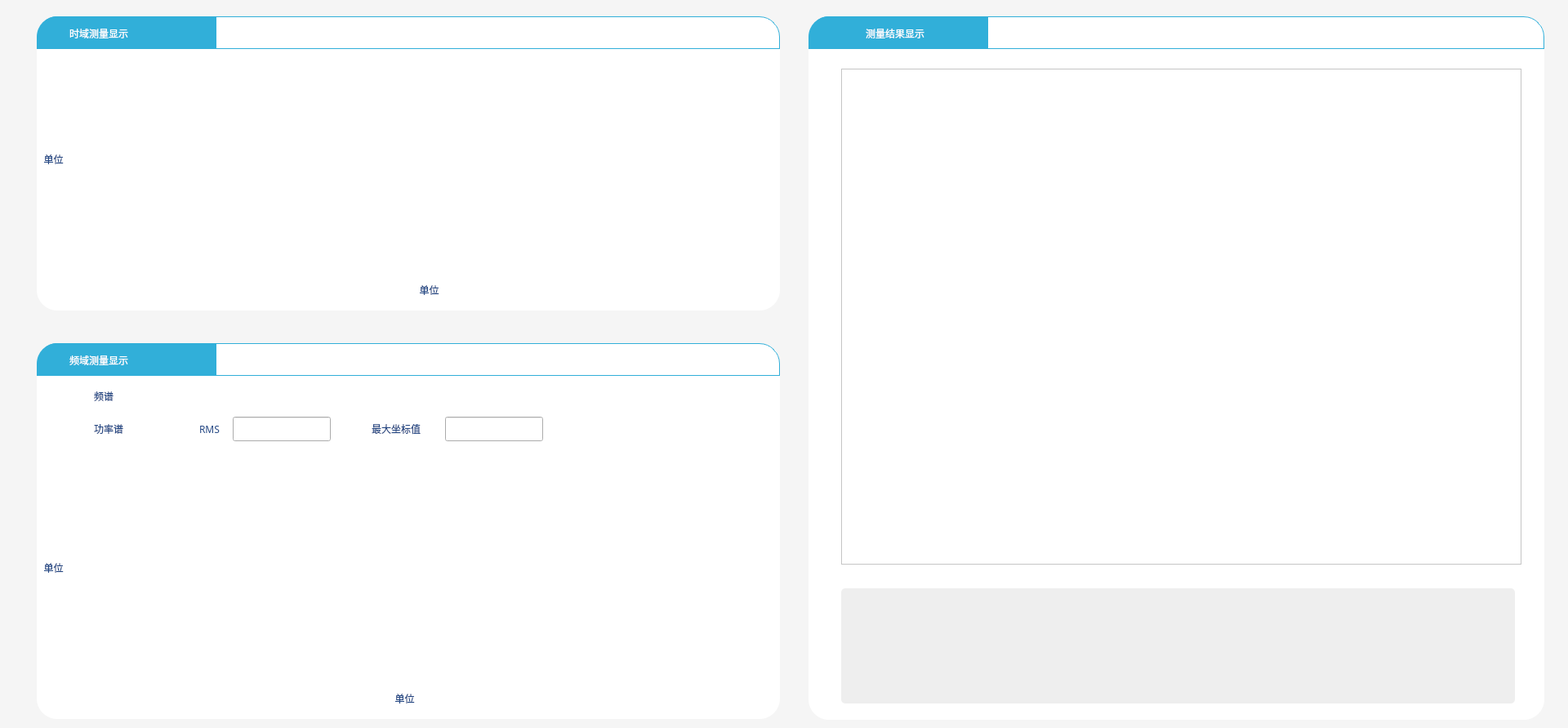
   <widget class="QStackedWidget" name="sw">
    <property name="geometry">
     <rect>
      <x>0</x>
      <y>189</y>
      <width>1920</width>
      <height>891</height>
     </rect>
    </property>
    <property name="styleSheet">
     <string notr="true">


#sw{
background-color: rgb(245,245,245);
background:transparent;
border-width:0;
border-style:outset;

}

</string>
    </property>
    <property name="currentIndex">
     <number>0</number>
    </property>
    <widget class="QWidget" name="page">
     <property name="styleSheet">
      <string notr="true">#page{
background-color: rgb(245,245,245);

border-width:0;
border-style:outset;

}</string>
     </property>
     <widget class="QWidget" name="widget" native="true">
      <property name="geometry">
       <rect>
        <x>45</x>
        <y>20</y>
        <width>910</width>
        <height>371</height>
       </rect>
      </property>
      <property name="styleSheet">
       <string notr="true">QWidget#widget{
background-color:white;
background:transparent;
border-width:0;
border-style:outset;

}

</string>
      </property>
      <widget class="QWidget" name="widget_2" native="true">
       <property name="geometry">
        <rect>
         <x>0</x>
         <y>0</y>
         <width>910</width>
         <height>40</height>
        </rect>
       </property>
       <property name="styleSheet">
        <string notr="true">#widget_2{
border-bottom:1px solid rgb(49, 175, 217);
border-top:1px solid rgb(49, 175, 217);
border-right:1px solid rgb(49, 175, 217);
background:transparent;
border-top-left-radius:25px;
border-top-right-radius:25px;
background-color:white;
}
</string>
       </property>
       <widget class="QWidget" name="widget_9" native="true">
        <property name="geometry">
         <rect>
          <x>0</x>
          <y>0</y>
          <width>220</width>
          <height>50</height>
         </rect>
        </property>
        <property name="styleSheet">
         <string notr="true">#widget_9{
border-top-left-radius:25px;
background:transparent;
border-width:0;
border-style:outset;
background-color:rgb(49, 175, 217);
}</string>
        </property>
        <widget class="QLabel" name="label">
         <property name="geometry">
          <rect>
           <x>40</x>
           <y>10</y>
           <width>130</width>
           <height>21</height>
          </rect>
         </property>
         <property name="font">
          <font>
           <family>微软雅黑</family>
           <pointsize>9</pointsize>
           <weight>50</weight>
           <italic>false</italic>
           <bold>false</bold>
          </font>
         </property>
         <property name="styleSheet">
          <string notr="true">color:rgb(255,255,255);</string>
         </property>
         <property name="text">
          <string>时域测量显示</string>
         </property>
        </widget>
       </widget>
      </widget>
      <widget class="QWidget" name="plot2" native="true">
       <property name="geometry">
        <rect>
         <x>0</x>
         <y>40</y>
         <width>910</width>
         <height>320</height>
        </rect>
       </property>
       <property name="styleSheet">
        <string notr="true">background:transparent;
border-width:0;
border-style:outset;
background-color:white;
border-bottom-left-radius:25px;
border-bottom-right-radius:25px;</string>
       </property>
       <widget class="MyPlot" name="widget_time" native="true">
        <property name="geometry">
         <rect>
          <x>40</x>
          <y>0</y>
          <width>871</width>
          <height>271</height>
         </rect>
        </property>
        <property name="styleSheet">
         <string notr="true">background:transparent;
border-width:0;
border-style:outset;
background-color:white;
border-bottom-left-radius:25px;
border-bottom-right-radius:25px;</string>
        </property>
       </widget>
       <widget class="QLabel" name="lab_time_x">
        <property name="geometry">
         <rect>
          <x>430</x>
          <y>280</y>
          <width>101</width>
          <height>30</height>
         </rect>
        </property>
        <property name="font">
         <font>
          <family>微软雅黑</family>
          <pointsize>9</pointsize>
         </font>
        </property>
        <property name="styleSheet">
         <string notr="true">color:rgb(37,72,132);
background-color: rgba(255, 255, 255, 0);
border-image: none;

</string>
        </property>
        <property name="text">
         <string>单位</string>
        </property>
        <property name="alignment">
         <set>Qt::AlignCenter</set>
        </property>
       </widget>
       <widget class="QLabel" name="lab_time_y">
        <property name="geometry">
         <rect>
          <x>-20</x>
          <y>120</y>
          <width>81</width>
          <height>30</height>
         </rect>
        </property>
        <property name="font">
         <font>
          <family>微软雅黑</family>
          <pointsize>9</pointsize>
         </font>
        </property>
        <property name="styleSheet">
         <string notr="true">color:rgb(37,72,132);
background-color: rgba(255, 255, 255, 0);
border-image: none;
</string>
        </property>
        <property name="text">
         <string>单位</string>
        </property>
        <property name="alignment">
         <set>Qt::AlignCenter</set>
        </property>
       </widget>
      </widget>
     </widget>
     <widget class="QWidget" name="widget_3" native="true">
      <property name="geometry">
       <rect>
        <x>45</x>
        <y>410</y>
        <width>910</width>
        <height>480</height>
       </rect>
      </property>
      <widget class="QWidget" name="widget_4" native="true">
       <property name="geometry">
        <rect>
         <x>0</x>
         <y>10</y>
         <width>910</width>
         <height>41</height>
        </rect>
       </property>
       <widget class="QWidget" name="widget_10" native="true">
        <property name="geometry">
         <rect>
          <x>0</x>
          <y>0</y>
          <width>910</width>
          <height>40</height>
         </rect>
        </property>
        <property name="styleSheet">
         <string notr="true">#widget_10{
border-top-left-radius:25px;
border-top-right-radius:25px;
background:transparent;
border-bottom:1px solid rgb(49, 175, 217);
border-top:1px solid rgb(49, 175, 217);
border-right:1px solid rgb(49, 175, 217);
background-color:white;
}</string>
        </property>
        <widget class="QWidget" name="widget_11" native="true">
         <property name="geometry">
          <rect>
           <x>0</x>
           <y>0</y>
           <width>220</width>
           <height>50</height>
          </rect>
         </property>
         <property name="styleSheet">
          <string notr="true">#widget_11{
border-top-left-radius:25px;
background:transparent;
border-width:0;
border-style:outset;
background-color:rgb(49, 175, 217);
}</string>
         </property>
         <widget class="QLabel" name="label_2">
          <property name="geometry">
           <rect>
            <x>40</x>
            <y>10</y>
            <width>130</width>
            <height>21</height>
           </rect>
          </property>
          <property name="font">
           <font>
            <family>微软雅黑</family>
            <pointsize>9</pointsize>
            <weight>50</weight>
            <italic>false</italic>
            <bold>false</bold>
           </font>
          </property>
          <property name="styleSheet">
           <string notr="true">color:rgb(255,255,255);</string>
          </property>
          <property name="text">
           <string>频域测量显示</string>
          </property>
         </widget>
        </widget>
       </widget>
      </widget>
      <widget class="QWidget" name="plot" native="true">
       <property name="geometry">
        <rect>
         <x>0</x>
         <y>150</y>
         <width>910</width>
         <height>320</height>
        </rect>
       </property>
       <property name="styleSheet">
        <string notr="true">background:transparent;
border-width:0;
border-style:outset;
background-color:white;
border-bottom-left-radius:25px;
border-bottom-right-radius:25px;</string>
       </property>
       <widget class="MyPlot" name="widget_frquency" native="true">
        <property name="geometry">
         <rect>
          <x>50</x>
          <y>0</y>
          <width>861</width>
          <height>281</height>
         </rect>
        </property>
        <property name="styleSheet">
         <string notr="true">background:transparent;
border-width:0;
border-style:outset;
background-color:white;
border-bottom-left-radius:25px;
border-bottom-right-radius:25px;</string>
        </property>
       </widget>
       <widget class="QLabel" name="lab_fr_x">
        <property name="geometry">
         <rect>
          <x>400</x>
          <y>280</y>
          <width>101</width>
          <height>30</height>
         </rect>
        </property>
        <property name="font">
         <font>
          <family>微软雅黑</family>
          <pointsize>9</pointsize>
         </font>
        </property>
        <property name="styleSheet">
         <string notr="true">color:rgb(37,72,132);
background-color: rgba(255, 255, 255, 0);
border-image: none;

</string>
        </property>
        <property name="text">
         <string>单位</string>
        </property>
        <property name="alignment">
         <set>Qt::AlignCenter</set>
        </property>
       </widget>
       <widget class="QLabel" name="lab_fr_y">
        <property name="geometry">
         <rect>
          <x>-30</x>
          <y>120</y>
          <width>101</width>
          <height>30</height>
         </rect>
        </property>
        <property name="font">
         <font>
          <family>微软雅黑</family>
          <pointsize>9</pointsize>
         </font>
        </property>
        <property name="styleSheet">
         <string notr="true">color:rgb(37,72,132);
background-color: rgba(255, 255, 255, 0);
border-image: none;
</string>
        </property>
        <property name="text">
         <string>单位</string>
        </property>
        <property name="alignment">
         <set>Qt::AlignCenter</set>
        </property>
       </widget>
      </widget>
      <widget class="QWidget" name="widget_5" native="true">
       <property name="geometry">
        <rect>
         <x>0</x>
         <y>50</y>
         <width>910</width>
         <height>101</height>
        </rect>
       </property>
       <property name="styleSheet">
        <string notr="true">
#widget_5{

background:transparent;
border-width:0;
border-style:outset;
background-color:white;
}
QLabel{
	color:rgb(37,72,132);


}
 
 
QRadioButton{
/* 设置文本与框之间的距离*/
    spacing:15px;
  
	
color:rgb(37,72,132);

    background: transparent;
}
QRadioButton::indicator{
width:25px;
height:25px;
}
/* 未选中状态*/
QRadioButton::indicator:unchecked 
{

border-image:url(:/img/btn/unselected.png);
}
/* 选中状态*/
QRadioButton::indicator
{

border-image:url(:/img/btn/checked.png);
}
/* 选中状态下的点击*/
QRadioButton::checked:pressed
{

}

/* 未选中状态下的点击*/
QRadioButton::indicator:unchecked:pressed
{
border-image:url(:/img/btn/checked.png);
}
/* 选中状态的选择框*/
QCheckBox::indicator:checked
{
border-image:url(:/img/btn/checked.png);
}
/* 选中状态下的鼠标悬停*/
QCheckBox::indicator:checked :hover
{

}
/* 选中状态下的点击*/
QRadioButton::indicator:checked:pressed
{
border-image:url(:/img/btn/unselected.png);
}</string>
       </property>
       <widget class="QRadioButton" name="rad_spectrum">
        <property name="geometry">
         <rect>
          <x>30</x>
          <y>10</y>
          <width>120</width>
          <height>30</height>
         </rect>
        </property>
        <property name="font">
         <font>
          <family>微软雅黑</family>
          <pointsize>9</pointsize>
          <weight>50</weight>
          <italic>false</italic>
          <bold>false</bold>
         </font>
        </property>
        <property name="text">
         <string>频谱</string>
        </property>
       </widget>
       <widget class="QRadioButton" name="rad_power">
        <property name="geometry">
         <rect>
          <x>30</x>
          <y>50</y>
          <width>121</width>
          <height>30</height>
         </rect>
        </property>
        <property name="font">
         <font>
          <family>微软雅黑</family>
          <pointsize>9</pointsize>
          <weight>50</weight>
          <italic>false</italic>
          <bold>false</bold>
         </font>
        </property>
        <property name="text">
         <string>功率谱</string>
        </property>
       </widget>
       <widget class="QLineEdit" name="lineEdit_RMS">
        <property name="geometry">
         <rect>
          <x>240</x>
          <y>50</y>
          <width>120</width>
          <height>30</height>
         </rect>
        </property>
       </widget>
       <widget class="QLabel" name="label_3">
        <property name="geometry">
         <rect>
          <x>199</x>
          <y>50</y>
          <width>51</width>
          <height>30</height>
         </rect>
        </property>
        <property name="font">
         <font>
          <family>微软雅黑</family>
          <pointsize>9</pointsize>
         </font>
        </property>
        <property name="text">
         <string>RMS</string>
        </property>
       </widget>
       <widget class="QLineEdit" name="lineEdit_MAX">
        <property name="geometry">
         <rect>
          <x>500</x>
          <y>50</y>
          <width>120</width>
          <height>30</height>
         </rect>
        </property>
       </widget>
       <widget class="QLabel" name="label_4">
        <property name="geometry">
         <rect>
          <x>410</x>
          <y>50</y>
          <width>91</width>
          <height>30</height>
         </rect>
        </property>
        <property name="font">
         <font>
          <family>微软雅黑</family>
          <pointsize>9</pointsize>
         </font>
        </property>
        <property name="text">
         <string>最大坐标值</string>
        </property>
       </widget>
      </widget>
     </widget>
     <widget class="QWidget" name="widget_6" native="true">
      <property name="geometry">
       <rect>
        <x>990</x>
        <y>20</y>
        <width>901</width>
        <height>861</height>
       </rect>
      </property>
      <property name="styleSheet">
       <string notr="true">#widget_6{
border-radius:25px;
background:transparent;
border-width:0;
border-style:outset;
background-color:white;
}</string>
      </property>
      <widget class="QWidget" name="widget_7" native="true">
       <property name="geometry">
        <rect>
         <x>40</x>
         <y>700</y>
         <width>825</width>
         <height>141</height>
        </rect>
       </property>
       <property name="styleSheet">
        <string notr="true">background-color:rgb(238,238,238);
border-radius:5px;</string>
       </property>
       <widget class="QPlainTextEdit" name="txtRec">
        <property name="geometry">
         <rect>
          <x>23</x>
          <y>20</y>
          <width>791</width>
          <height>101</height>
         </rect>
        </property>
       </widget>
      </widget>
      <widget class="QWidget" name="widget_8" native="true">
       <property name="geometry">
        <rect>
         <x>0</x>
         <y>40</y>
         <width>891</width>
         <height>691</height>
        </rect>
       </property>
       <property name="styleSheet">
        <string notr="true"/>
       </property>
       <widget class="QTableView" name="tableView">
        <property name="enabled">
         <bool>true</bool>
        </property>
        <property name="geometry">
         <rect>
          <x>40</x>
          <y>24</y>
          <width>833</width>
          <height>607</height>
         </rect>
        </property>
        <property name="styleSheet">
         <string notr="true">
QHeaderView::section{
text-align:center;
background-color: rgb(255, 255, 255);
padding:3px;




}

QTableView{
		color: rgb(125, 128, 130);
	background-color: rgb(255, 255, 255);
	alternate-background-color:  rgb(255, 255, 255);;
}
</string>
        </property>
        <property name="verticalScrollBarPolicy">
         <enum>Qt::ScrollBarAlwaysOff</enum>
        </property>
        <property name="horizontalScrollBarPolicy">
         <enum>Qt::ScrollBarAlwaysOff</enum>
        </property>
        <property name="editTriggers">
         <set>QAbstractItemView::NoEditTriggers</set>
        </property>
       </widget>
      </widget>
      <widget class="QWidget" name="widget_12" native="true">
       <property name="geometry">
        <rect>
         <x>0</x>
         <y>0</y>
         <width>901</width>
         <height>40</height>
        </rect>
       </property>
       <property name="styleSheet">
        <string notr="true">#widget_12{
border-bottom:1px solid rgb(49, 175, 217);
border-top:1px solid rgb(49, 175, 217);
border-right:1px solid rgb(49, 175, 217);
background:transparent;
border-top-left-radius:25px;
border-top-right-radius:25px;
background-color:white;
}
</string>
       </property>
       <widget class="QWidget" name="widget_13" native="true">
        <property name="geometry">
         <rect>
          <x>0</x>
          <y>0</y>
          <width>220</width>
          <height>41</height>
         </rect>
        </property>
        <property name="styleSheet">
         <string notr="true">#widget_13{
border-top-left-radius:25px;
background:transparent;
border-width:0;
border-style:outset;
background-color:rgb(49, 175, 217);
}</string>
        </property>
        <widget class="QLabel" name="label_5">
         <property name="geometry">
          <rect>
           <x>70</x>
           <y>10</y>
           <width>81</width>
           <height>21</height>
          </rect>
         </property>
         <property name="font">
          <font>
           <family>微软雅黑</family>
           <pointsize>9</pointsize>
           <weight>50</weight>
           <italic>false</italic>
           <bold>false</bold>
          </font>
         </property>
         <property name="styleSheet">
          <string notr="true">color:rgb(255,255,255);</string>
         </property>
         <property name="text">
          <string>测量结果显示</string>
         </property>
        </widget>
       </widget>
      </widget>
     </widget>
    </widget>
    <widget class="QWidget" name="page2">
     <property name="styleSheet">
      <string notr="true">
#centralwidget{

background:transparent;
border-width:0;
border-style:outset;
border-image: url(:/img/btn/bg.png);
}</string>
     </property>
    </widget>
   </widget>
